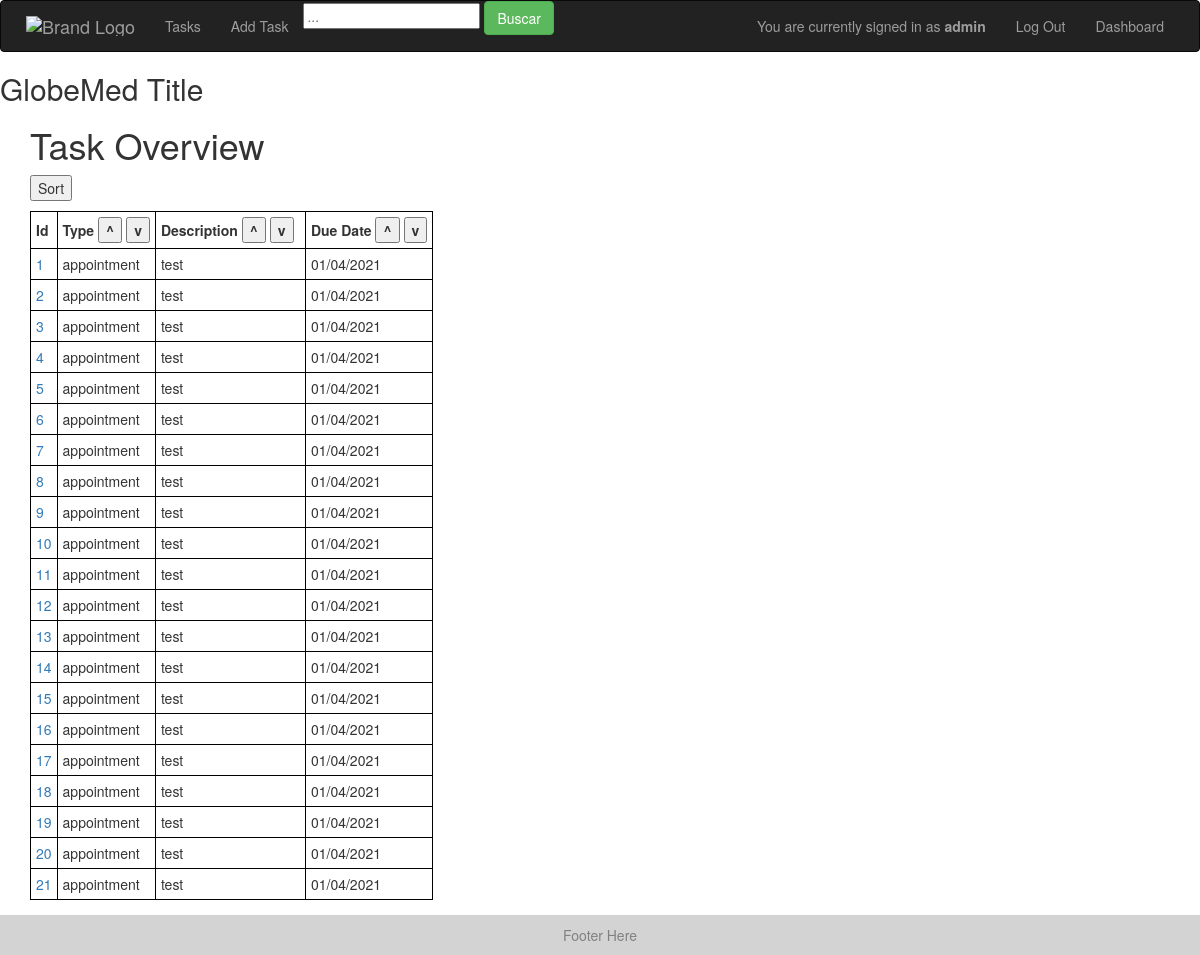
Page /tasks (signed in) on the committed database.
### models.py (models this page shows)
class Task(Base):
    __tablename__ = "tasks"
    id = Column(Integer, primary_key=True)
    task_type = Column(String, default="Generic")
    creator_id = Column(Integer)
    created_datetime = Column(DateTime)
    created_datestring = Column(String)
    due_datetime = Column(DateTime)
    due_datestring = Column(String)
    description = Column(String)
    fields = Column(PickleType) # dictionary of strings to strings

### app.py (the view)
@app.route('/tasks')
@check_login_wrapper
def tasks():
    return render_template("tasks.html", tasks=get_tasks(), col_strings = ["Due Date"], col_vars = ["due_datestring"])

### app.py (called while the page is built)
def check_login_wrapper(func):
    @wraps(func)
    def inner(*args, **kwargs):
        print("here")
        if "username" not in login_session:
            return redirect(url_for('login'))
        return func(*args, **kwargs)
    return inner

### database.py (called while the page is built)
def get_tasks():
    return session.query(Task).all()

### templates/tasks.html (shortened to what this page needs)
{% extends "layout.html" %}
{% block body %}
	<h1>Task Overview</h1>
	<p><button onclick="sortTable(0)">Sort</button></p>
	<table id="task-table">
		<tr>
			<th> Id  </th>
			<th> Type <button onclick="sortTable(1)">^</button> <button onclick="sortTable(1, true)">v</button></th>
			<th>Description <button onclick="sortTable(2)">^</button> <button onclick="sortTable(2, true)">v</button></th>
			{% for col in col_strings %}
				<th> {{ col }} <button onclick="sortTable( {{loop.index+2}} )">^</button> <button onclick="sortTable({{loop.index+2}}, true)">v</button></th>
			{% endfor %}
	    </tr>
	{% for task in tasks %}
		<tr class="task-row">
			<td><a href="/task/{{task.id}}"> {{ task.id }} </a></td>
			<td> {{ task.task_type }} </td>
			{% if task.description|length > 20 %}
		        <td class="desc-col"> {{ task.description[:20] }} <span class="tooltip2">...<span class="tooltiptext">{{ task.description }}</span></span></td>
		    {% else %}
		    	<td class="desc-col"> {{ task.description }} </td>
		    {% endif %}
	        {% for col in col_vars %}
				<td> {{ task[col] }} </td>
			{% endfor %}
	    </tr>
    {% endfor %}
    </table>
{%endblock%}

### static/style.css (style rules this page uses)
th { padding: 5px; border: 1px solid black; }
td { padding: 5px; border: 1px solid black; }
.desc-col { width: 150px; max-height: 20px; }
.task-row { max-height: 20px; white-space: nowrap; }

### rows in the picture
Task: id "1", task_type "appointment", description "test", due_datestring "01/04/2021"
Task: id "2", task_type "appointment", description "test", due_datestring "01/04/2021"
Task: id "3", task_type "appointment", description "test", due_datestring "01/04/2021"
Task: id "4", task_type "appointment", description "test", due_datestring "01/04/2021"
Task: id "5", task_type "appointment", description "test", due_datestring "01/04/2021"
Task: id "6", task_type "appointment", description "test", due_datestring "01/04/2021"
Task: id "7", task_type "appointment", description "test", due_datestring "01/04/2021"
Task: id "8", task_type "appointment", description "test", due_datestring "01/04/2021"
Task: id "9", task_type "appointment", description "test", due_datestring "01/04/2021"
Task: id "10", task_type "appointment", description "test", due_datestring "01/04/2021"
Task: id "11", task_type "appointment", description "test", due_datestring "01/04/2021"
Task: id "12", task_type "appointment", description "test", due_datestring "01/04/2021"
Task: id "13", task_type "appointment", description "test", due_datestring "01/04/2021"
Task: id "14", task_type "appointment", description "test", due_datestring "01/04/2021"
Task: id "15", task_type "appointment", description "test", due_datestring "01/04/2021"
Task: id "16", task_type "appointment", description "test", due_datestring "01/04/2021"
Task: id "17", task_type "appointment", description "test", due_datestring "01/04/2021"
Task: id "18", task_type "appointment", description "test", due_datestring "01/04/2021"
Task: id "19", task_type "appointment", description "test", due_datestring "01/04/2021"
Task: id "20", task_type "appointment", description "test", due_datestring "01/04/2021"
Task: id "21", task_type "appointment", description "test", due_datestring "01/04/2021"

### other values in the picture
{{ session['username'] }} "admin"
{{ col }} "Due Date"
